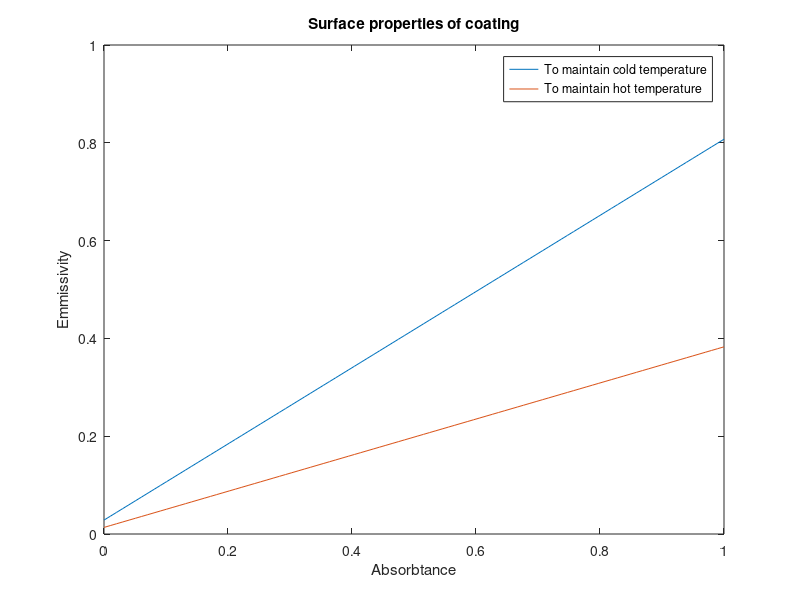
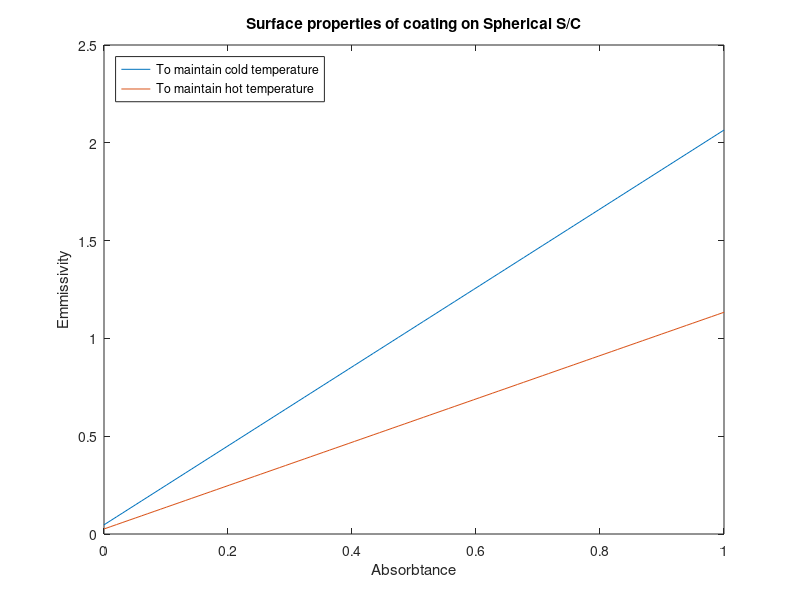

MATLAB code to generate these figures, in order:
clear ; close all; clc;
disp( 'For a rectangular prism s/c' )
Qdis = 200 ; % Heat dissipated
rad = 1 ; % radius in AU
A = 2*2*6 ; % total surface area in square meters
Awet = 1/6 * A ; % lit surface area in square meters
S = 1370 ; % Energy from sun in W/m^2
sbc = 5.67e-8 ; % stefan boltzmann constant
alpha = linspace(0,1,1e2) ; % range of possible absorbance
Tc = -5 ; % Temperature in celsius
T = 273.15 + Tc ; % Temp in kelvin
Tch = 50 ; % Temperature in celsius
Th = 273.15 + Tch ; % Temp in kelvin

Qsun = ( S / ( rad^2 )) * Awet * alpha ; % Heat from sun
intermediate = ( Qsun + Qdis )/(sbc*T^4) ;
eps = intermediate/A ; % emmissivity as a function of alpha
intermediateh = ( Qsun + Qdis )/(sbc*Th^4) ;
epsh = intermediateh/A ; % emmissivity as a function of alpha
figure
plot( alpha , eps , alpha , epsh )
xlabel( 'Absorbtance' )
ylabel( 'Emmissivity' )
title( 'Surface properties of coating' )
legend( 'To maintain cold temperature' , 'To maintain hot temperature' )

disp( 'bare aluminum will work as a coating at its highest alpha and epsilon' )
disp( 'to keep the s/c within operating temp at 1 AU' )
disp( ' ' )

alpha2 = .17 ; % using aluminumm
eps2 = .1 ; % using aluminum
rad2 = 19.2 ; % radius in AU
Tc2 =  5 ; % temp to maintain in Celsius
T2 = 273.15 + Tc2 ; % temp in kelvin

Qsun2 = ( S / ( rad2^2 )) * Awet * alpha2 ; % heat from sun at Uranus
Qout2 = A*eps2*sbc*T2^4 ; % Heat leaving due to radiation
Qheat2 = Qout2 - Qsun2 - Qdis ; % heat heater needs to generate in watts
disp([ 'Need a heater of more than ' ,  num2str(Qheat2) , ' watts to keep above 5 degrees C at Uranus' ])
disp( ' ' )

%% Sphere
disp( 'For a spherical s/c' )
A2 = 4*pi ;
Awet2 = 1/2 * A2 ;

Qsun3 = ( S / ( rad^2 )) * Awet2 * alpha ; % heat from sun
intermediate3 = ( Qsun3 + Qdis )/(sbc*T2^4) ;
eps3 = intermediate3/A2 ; % emissitivity
intermediate3h = ( Qsun3 + Qdis )/(sbc*Th^4) ;
eps3h = intermediate3h/A2 ;
figure
plot( alpha , eps3 , alpha , eps3h )
xlabel( 'Absorbtance' )
ylabel( 'Emmissivity' )
title( 'Surface properties of coating on Spherical S/C' )
legend( 'To maintain cold temperature' , 'To maintain hot temperature' , 'Location' , 'northwest' )

disp( 'Any aluminized kapton will keep the s/c within temp range at Earth' )
disp( ' ' )

alpha4 = .38 ;
eps4 = .67 ;

Qsun4 = ( S / ( rad2^2 )) * Awet2 * alpha4 ;
Qout4 = A2*eps4*sbc*T2^4 ;
Qheat4 = Qout4 - Qsun4 - Qdis ;

disp([ 'Need a heater of more than ' ,  num2str(Qheat4) , ' watts to keep above 5 degrees C at Uranus' ])
